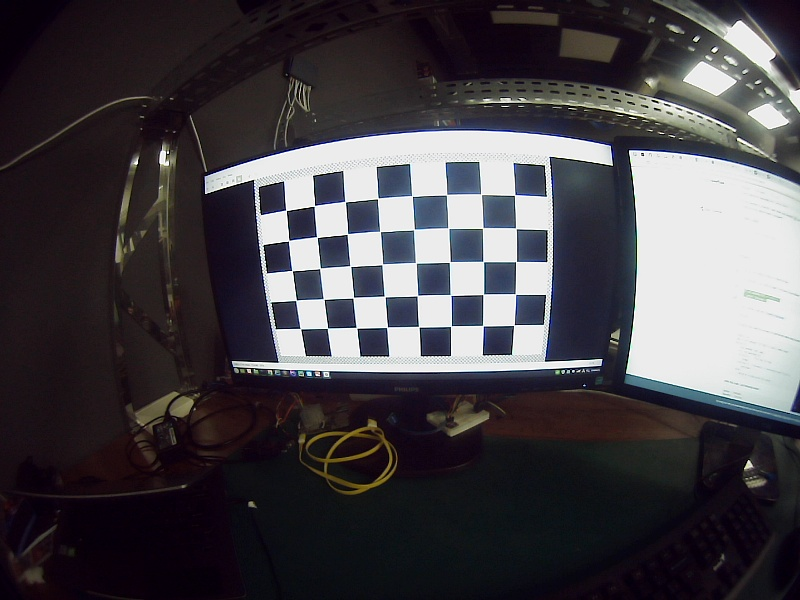
#> input picture images_gathered/img1.jpg, 800 x 600 px; its folder holds only this picture in this run
$ python calibration_fisheye2.py   (older library calls are emulated)
#> lines starting #> are read from the running program, lines starting #| are printed output that depends on the picture; after the words box and inside, x2 and y2 are one past the last pixel; in counts of white or black regions, pixels touching at a corner belong together; long printed decimals are rounded
#!/usr/bin/env python

import cv2
import numpy as np
import os
import glob
import math


CHECKERBOARD = (5, 8)
criteria = (cv2.TERM_CRITERIA_EPS + cv2.TERM_CRITERIA_MAX_ITER, 30, 0.001)
calibration_flags = cv2.fisheye.CALIB_RECOMPUTE_EXTRINSIC+cv2.fisheye.CALIB_CHECK_COND+cv2.fisheye.CALIB_FIX_SKEW

objpoints = []
imgpoints = []
_img_shape = None

objp = np.zeros((1, CHECKERBOARD[0] * CHECKERBOARD[1], 3), np.float32)
objp[0,:,:2] = np.mgrid[0:CHECKERBOARD[0], 0:CHECKERBOARD[1]].T.reshape(-1, 2)
prev_img_shape = None

images = glob.glob('images_gathered/*.jpg')
for fname in images:
    img = cv2.imread(fname)
#> img is the input picture: shape (600, 800, 3); mean B, G, R 71.9, 67, 70.3
    #img = cv2.resize(img, (400,300))
    if _img_shape == None:
        _img_shape = img.shape[:2]
    else:
        assert _img_shape == img.shape[:2], "All images must share the same size."

    gray = cv2.cvtColor(img,cv2.COLOR_BGR2GRAY)
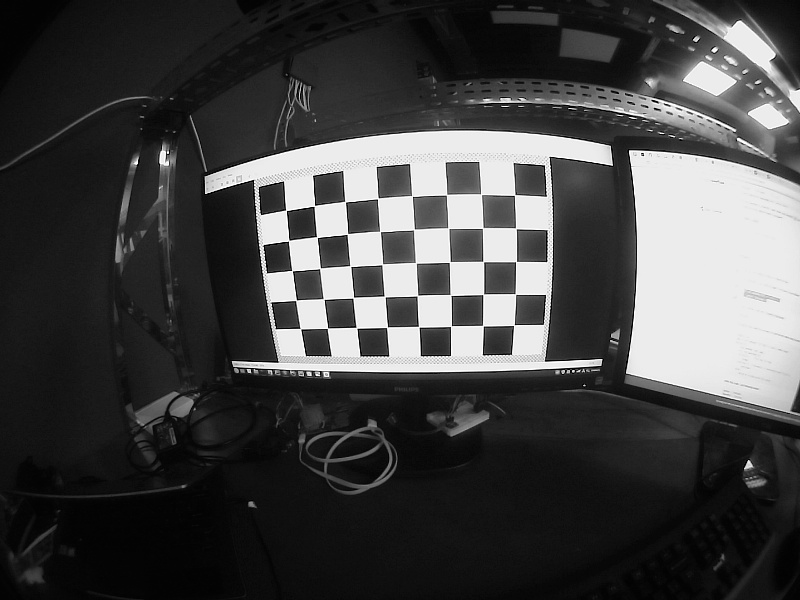
#> gray: shape (600, 800); min 0, max 255, mean 68.6

    ret, corners = cv2.findChessboardCorners(gray, CHECKERBOARD, cv2.CALIB_CB_ADAPTIVE_THRESH + cv2.CALIB_CB_FAST_CHECK + cv2.CALIB_CB_NORMALIZE_IMAGE)
#> ret = True; corners = 40 rows, first 8: [514.6, 194.9], [515.7, 228.4], [516, 261.5], [515.4, 294.1], [513.9, 325.1], [481, 194.3], [482.6, 227.9], [483.3, 261.6]

    if ret == True:
        objpoints.append(objp)
        corners2 = cv2.cornerSubPix(gray, corners, (11,11),(-1,-1), criteria)
#> corners2 = 40 rows, first 8: [514.6, 194.8], [515.9, 228.4], [516.1, 261.6], [515.4, 294.1], [513.9, 325.1], [481.1, 194.2], [482.6, 228], [483.3, 261.5]
        imgpoints.append(corners2)
        img = cv2.drawChessboardCorners(img, CHECKERBOARD, corners2, ret)
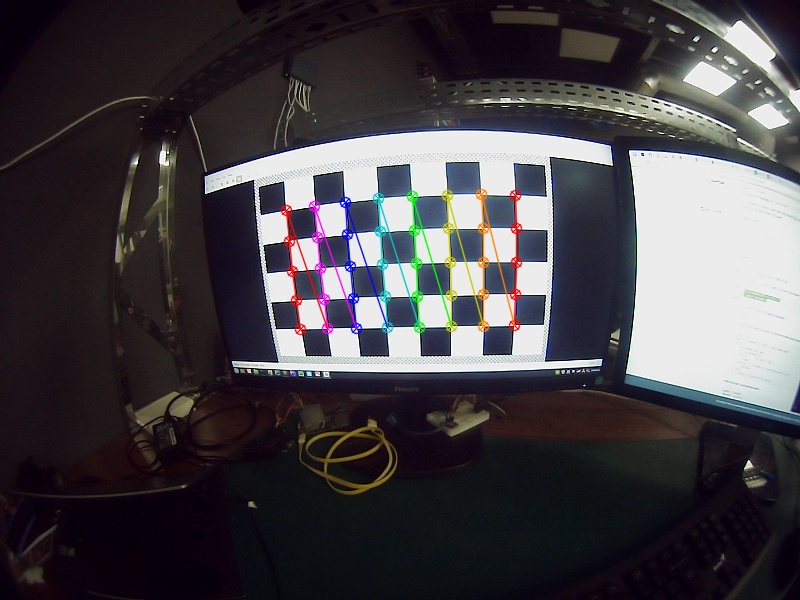
#> img: shape (600, 800, 3); 1.88% of pixels changed, all inside (x1, y1, x2, y2) = (280, 188, 523, 336)

    #cv2.imshow('img',img)
    #cv2.waitKey(0)

h,w = img.shape[:2]
#> h = 600; w = 800

N_OK = len(objpoints)
K = np.zeros((3, 3))
D = np.zeros((4, 1))
rvecs = [np.zeros((1, 1, 3), dtype=np.float64) for i in range(N_OK)]
tvecs = [np.zeros((1, 1, 3), dtype=np.float64) for i in range(N_OK)]
rms, _, _, _, _ = \
    cv2.fisheye.calibrate(
        objpoints,
        imgpoints,
        gray.shape[::-1],
        K,
        D,
        rvecs,
        tvecs,
        calibration_flags,
        (cv2.TERM_CRITERIA_EPS+cv2.TERM_CRITERIA_MAX_ITER, 30, 1e-6)
    )
#> rms = 0.133
print("Found " + str(N_OK) + " valid images for calibration")
print("DIM = " + str(_img_shape[::-1]))
#| DIM = (800, 600)
print("K (intrinsic_matrix):")
print(K)
print("D (distortion coeffs):")
print(D)

DIM=_img_shape[::-1]
#> DIM = (800, 600)
balance=0.98
dim2=None
dim3=None

img = cv2.imread('image_test/noise.jpg')
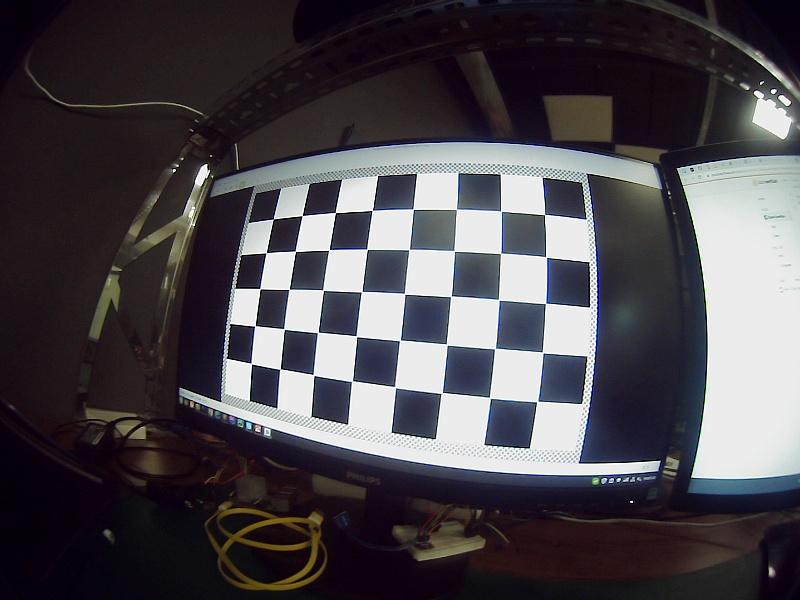
#> input picture image_test/noise.jpg, 800 x 600 px
#> img is the input picture: shape (600, 800, 3); mean B, G, R 77.2, 71.8, 75.7
cv2.imshow('img before undistorting',img)
dim1 = img.shape[:2][::-1]  #dim1 is the dimension of input image to un-distort
#> dim1 = (800, 600)
assert dim1[0]/dim1[1] == DIM[0]/DIM[1], "Image to undistort needs to have same aspect ratio as the ones used in calibration"
if not dim2:
    dim2 = dim1
#> dim2 = (800, 600)
if not dim3:
    dim3 = dim1
#> dim3 = (800, 600)

scaled_K = K * dim1[0] / DIM[0]  # The values of K is to scale with image dimension.
print('scaled_K', scaled_K)
#| scaled_K [[319.893   0.         399.163]
#|  [  0.         318.389 325.311]
#|  [  0.           0.           1.        ]]
scaled_K[2][2] = 1.0  # Except that K[2][2] is always 1.0
    # This is how scaled_K, dim2 and balance are used to determine the final K used to un-distort image. OpenCV document failed to make this clear!
new_K = cv2.fisheye.estimateNewCameraMatrixForUndistortRectify(scaled_K, D, dim2, np.eye(3), balance=balance)

with open('scaled_K.npy', 'wb') as f:
    np.save(f, np.array(scaled_K))

with open('new_K.npy', 'wb') as f:
    np.save(f, np.array(new_K))

with open('D.npy', 'wb') as f:
    np.save(f, np.array(D))


map1, map2 = cv2.fisheye.initUndistortRectifyMap(scaled_K, D, np.eye(3), new_K, dim3, cv2.CV_16SC2)
undistorted_img = cv2.remap(img, map1, map2, interpolation=cv2.INTER_LINEAR, borderMode=cv2.BORDER_CONSTANT)
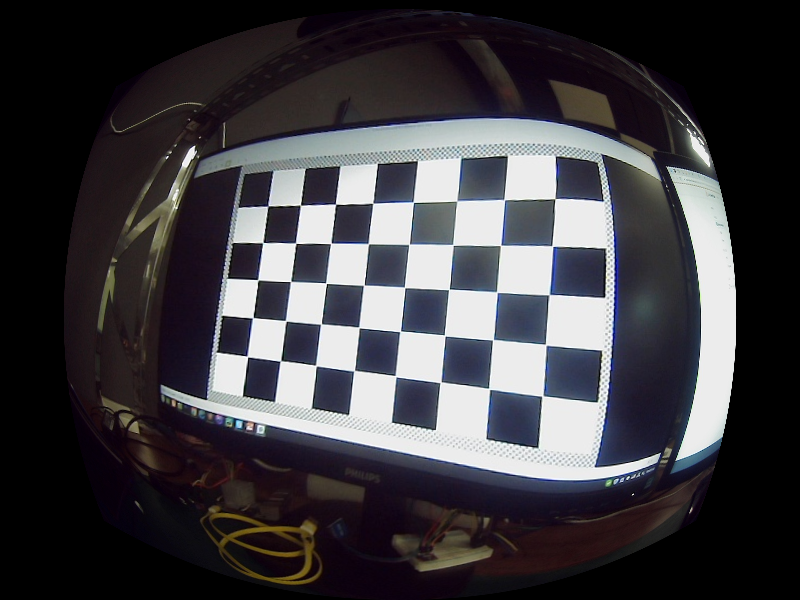
#> undistorted_img: shape (600, 800, 3); mean B, G, R 64.7, 60.3, 62.3
cv2.imshow('undistorted_img',undistorted_img)
cv2.imwrite('undistorted_img.jpg', undistorted_img)

# [24 lines of commented-out code are left out]
cv2.waitKey(0)
